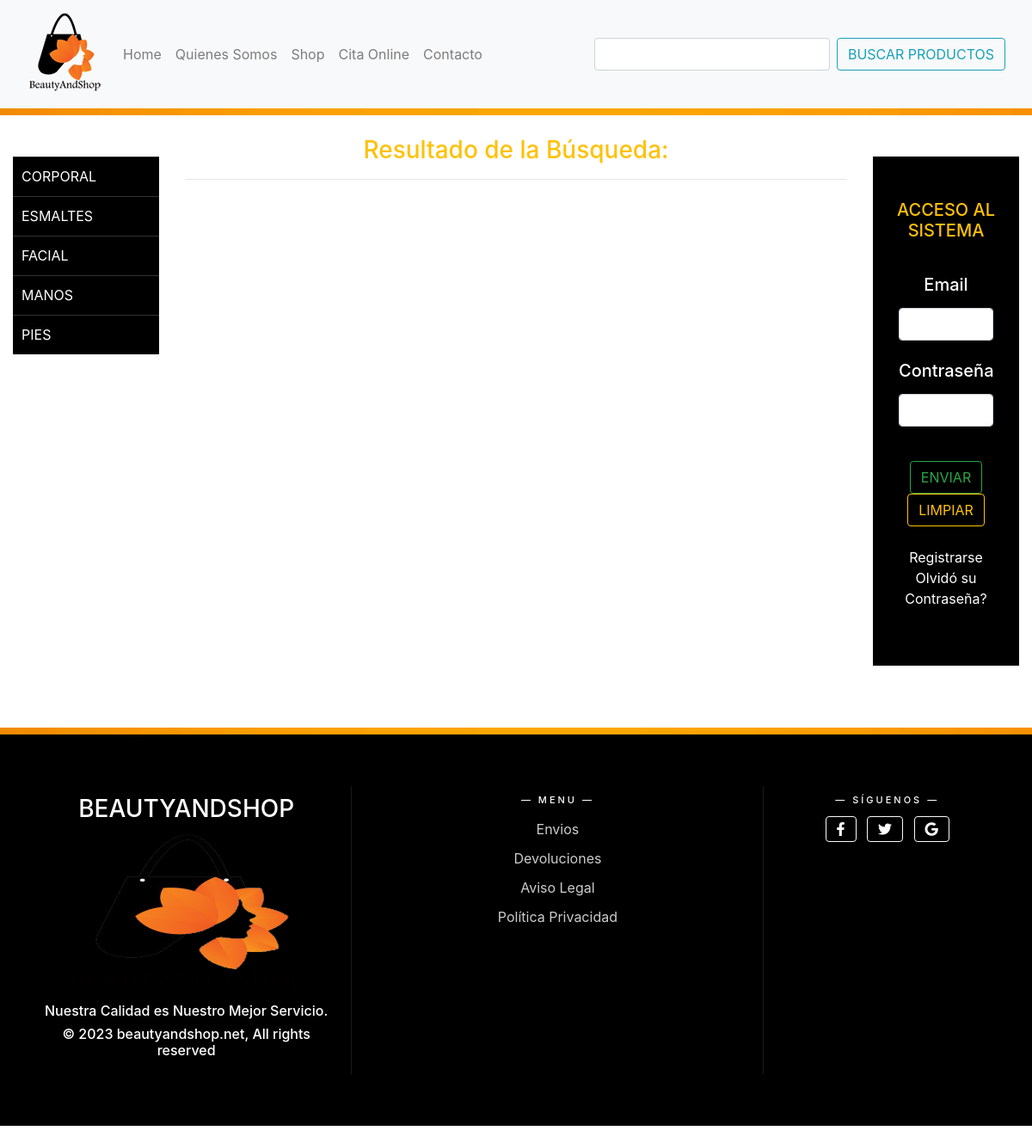
The app's page /buscarProducto.php, older data.
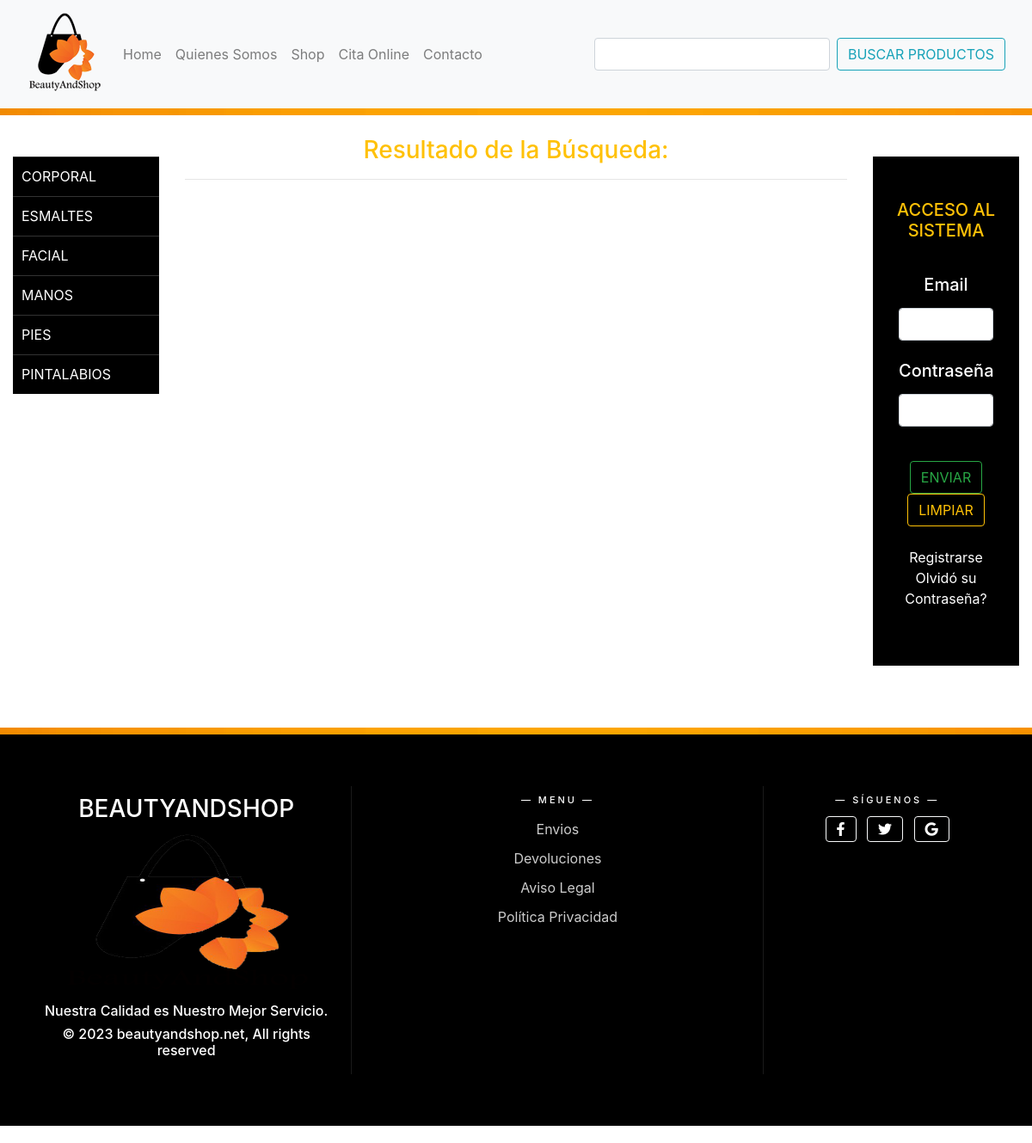
The same page, newer data.
### tables this page shows
CREATE TABLE `categorias` (
  `nombre` varchar(50) NOT NULL,
  `activo` int NOT NULL,
  `codCatPadre` int NOT NULL,
  `codigo` int NOT NULL
);

### funciones.php (called while the page is built, shortened)
<?php
    include ($_SERVER['DOCUMENT_ROOT'] . "/beautyandshop/clases/categoria_class.php");
    function conectar_db() {
        try {
            $dsn = "mysql:host=lldn637.servidoresdns.net:3306;dbname=qaim611";
            $cnn = new PDO($dsn, USER_DB, PASWORD);
            $cnn ->setAttribute(PDO::ATTR_ERRMODE, PDO::ERRMODE_EXCEPTION);
        }
        catch (PDOException $e) {
            echo "ERROR" . $e->getMessage();
        }
        return($cnn);
    }
    function getCategoriasPadre(){
        $padre = array();
        $cnn = conectar_db();
        try {
            $stmt = $cnn->prepare("SELECT * FROM categorias WHERE codCatPadre = 0 AND activo = 1 ORDER BY nombre");
            $stmt->execute();
            $stmt->setFetchMode(PDO::FETCH_CLASS, 'categoria');
            while ($res = $stmt->fetch()) {
                $padre[] = $res;
            }
            return $padre;
        }
        catch (PDOException $e) {
            var_dump($e->getMessage());
            die();
        }
    }
?>

### clases/categoria_class.php (called while the page is built, shortened)
<?php
    class categoria {
        private $codigo;
		private $nombre;
	    public function getCodigo() {
		    return $this->codigo;
	    }
	    public function getNombre()
	    {
		    return $this->nombre;
	    }
	}
?>

### plantillas/menu-left.php (the view, shortened to what this page needs)
<?php
    include_once ($_SERVER['DOCUMENT_ROOT'] . "/beautyandshop/funciones.php");
   if (isset($_REQUEST["tipoUsuario"])) {
        $tipo = $_REQUEST["tipoUsuario"];
    }
    else {
        $tipo = 0;
    }
?>
<head>
    <link rel="stylesheet" href="/beautyandshop/css/myStiles.css">
    <link rel="stylesheet" href="/beautyandshop/css/styleFooter.css">
</head>
<div class="container-fluid">
    <div class="row">
        <div class="col-12">
            <div class="row">
                <ul class="menu">
                    <?php
                    $categorias = getCategoriasPadre();
                    if (empty($categorias)) {
                    ?>
                        <div class="smsError">Aún no hay categorías en la base de datos</div>
                    <?php
                    }
                    else {
                        foreach ($categorias as $categoria) {
                            if (isset($tipo) && $tipo == 1 || $tipo == 2 || $tipo == 3) {
                            ?>
                                <li><a href="/beautyandshop/shop/categorias.php?codigo=<?php echo $categoria->getCodigo(); ?>" ><?php echo $categoria->getNombre(); ?></a>
                                <?php
                            }
                            else {
                            ?>
                                <li><a href="/beautyandshop/shop/categorias.php?codigo=<?php echo $categoria->getCodigo(); ?>" ><?php echo $categoria->getNombre(); ?></a>
                            <?php
                            }
                                ?>
                                <?php
                        }
                    }
                    ?>
                </ul>
            </div>
        </div>
    </div>
</div>

Row changes from the older to the newer data that the page shows:
now on this page (row edited): categorias: nombre "PINTALABIOS"
